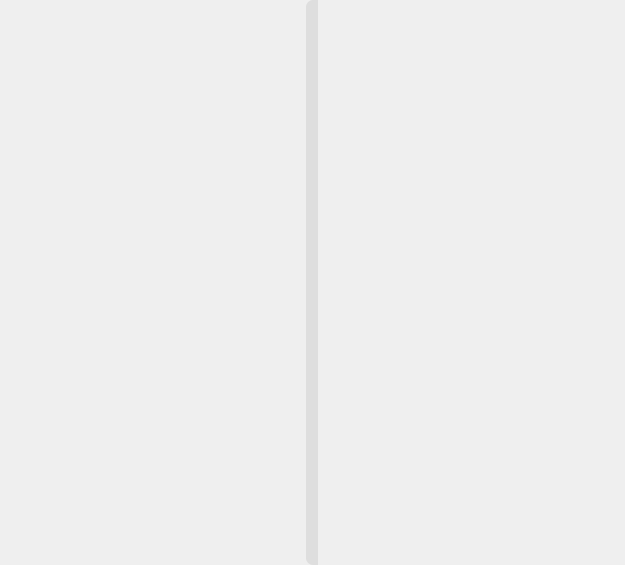
<?xml version="1.0" encoding="UTF-8"?>
<ui version="4.0">
 <class>InteractionWidget</class>
 <widget class="QWidget" name="InteractionWidget">
  <property name="geometry">
   <rect>
    <x>0</x>
    <y>0</y>
    <width>625</width>
    <height>565</height>
   </rect>
  </property>
  <property name="minimumSize">
   <size>
    <width>0</width>
    <height>0</height>
   </size>
  </property>
  <property name="windowTitle">
   <string>Form</string>
  </property>
  <layout class="QGridLayout" name="gridLayout">
   <property name="leftMargin">
    <number>0</number>
   </property>
   <property name="topMargin">
    <number>0</number>
   </property>
   <property name="rightMargin">
    <number>0</number>
   </property>
   <property name="bottomMargin">
    <number>0</number>
   </property>
   <property name="spacing">
    <number>0</number>
   </property>
   <item row="0" column="0">
    <layout class="QGridLayout" name="white_board_widget_layout">
     <property name="spacing">
      <number>0</number>
     </property>
    </layout>
   </item>
   <item row="0" column="1">
    <widget class="QPushButton" name="flexible_frame_btn">
     <property name="sizePolicy">
      <sizepolicy hsizetype="Minimum" vsizetype="Preferred">
       <horstretch>0</horstretch>
       <verstretch>0</verstretch>
      </sizepolicy>
     </property>
     <property name="minimumSize">
      <size>
       <width>12</width>
       <height>0</height>
      </size>
     </property>
     <property name="maximumSize">
      <size>
       <width>12</width>
       <height>16777215</height>
      </size>
     </property>
     <property name="cursor">
      <cursorShape>PointingHandCursor</cursorShape>
     </property>
     <property name="autoFillBackground">
      <bool>false</bool>
     </property>
     <property name="styleSheet">
      <string notr="true">QPushButton {
	border-top-left-radius: 7px;
	border-bottom-left-radius: 7px;
	border: none;
	background: #dedede;
}

QPushButton:hover {
	background-color: #999999;
}

QPushButton:checked {
	background-color: #1D2B36;
}</string>
     </property>
     <property name="text">
      <string/>
     </property>
     <property name="icon">
      <iconset>
       <activeoff>:/button/Resources/material/button/show.png</activeoff>
       <activeon>:/button/Resources/material/button/hide.png</activeon>
      </iconset>
     </property>
     <property name="iconSize">
      <size>
       <width>12</width>
       <height>12</height>
      </size>
     </property>
     <property name="checkable">
      <bool>true</bool>
     </property>
    </widget>
   </item>
   <item row="0" column="2">
    <layout class="QGridLayout" name="chat_and_in_speech_widget_layout">
     <property name="spacing">
      <number>0</number>
     </property>
    </layout>
   </item>
  </layout>
 </widget>
 <resources>
  <include location="../../Status.qrc"/>
 </resources>
 <connections/>
</ui>
